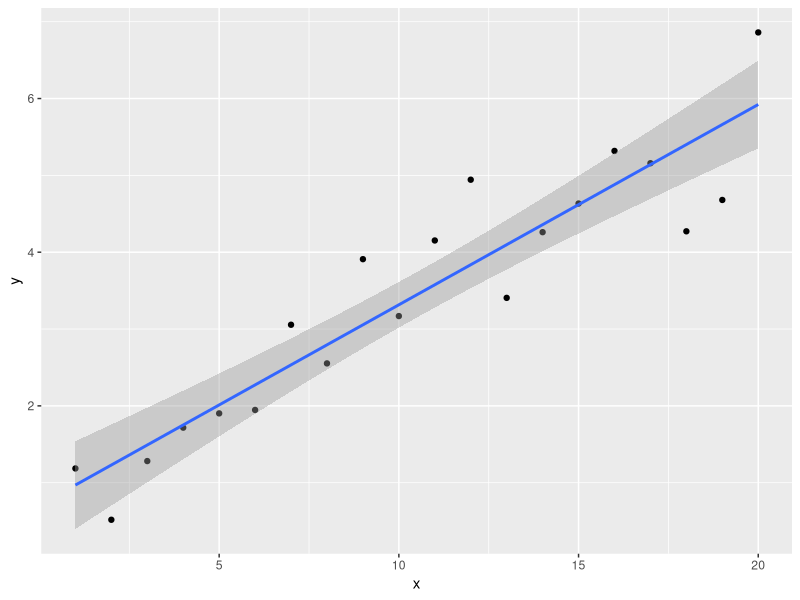
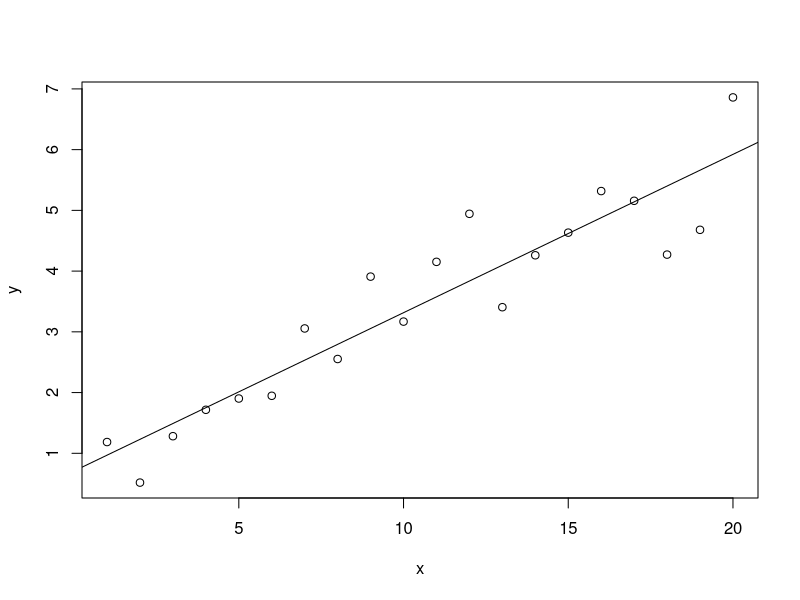
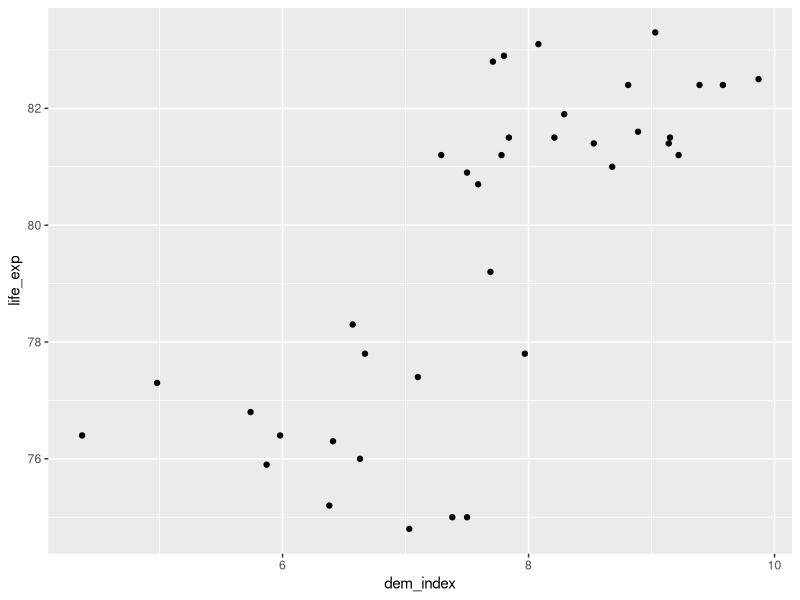
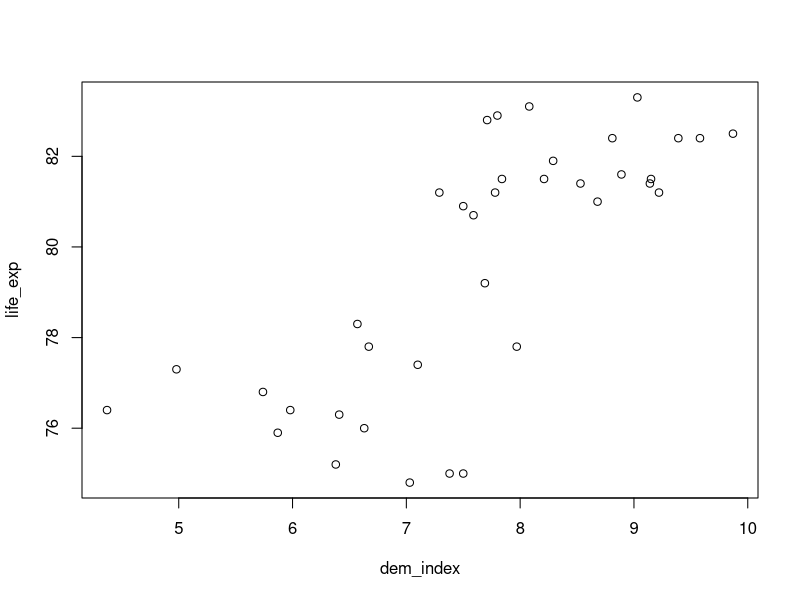
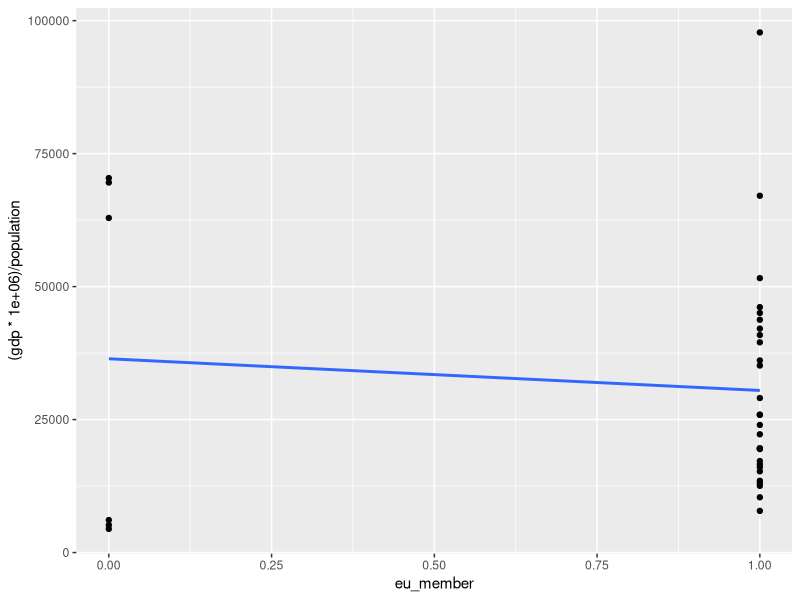
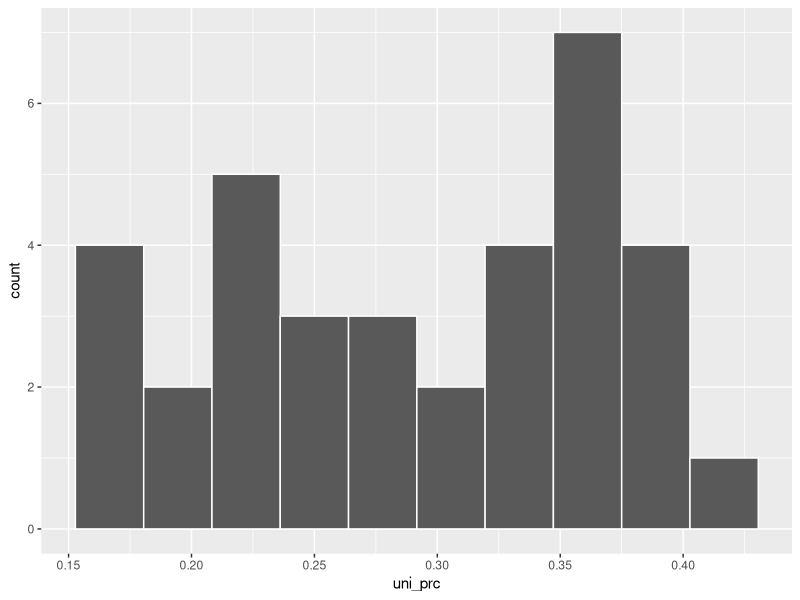
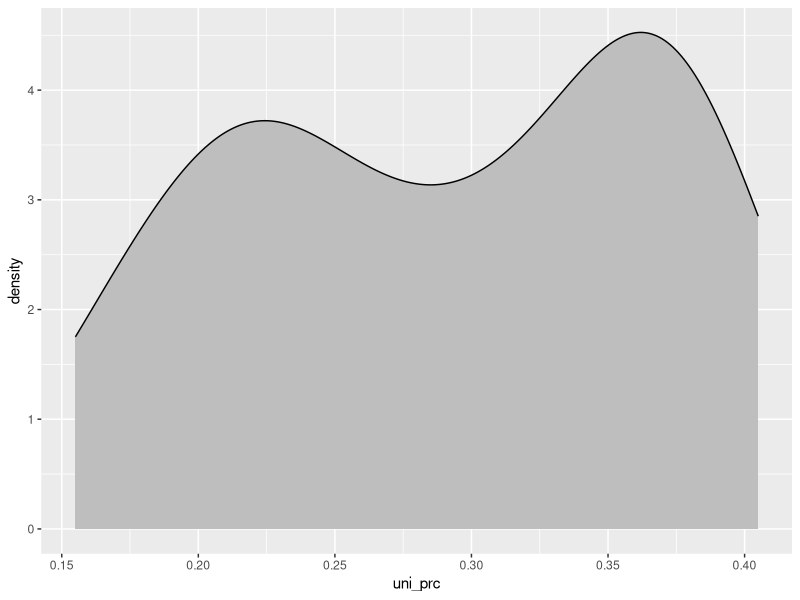
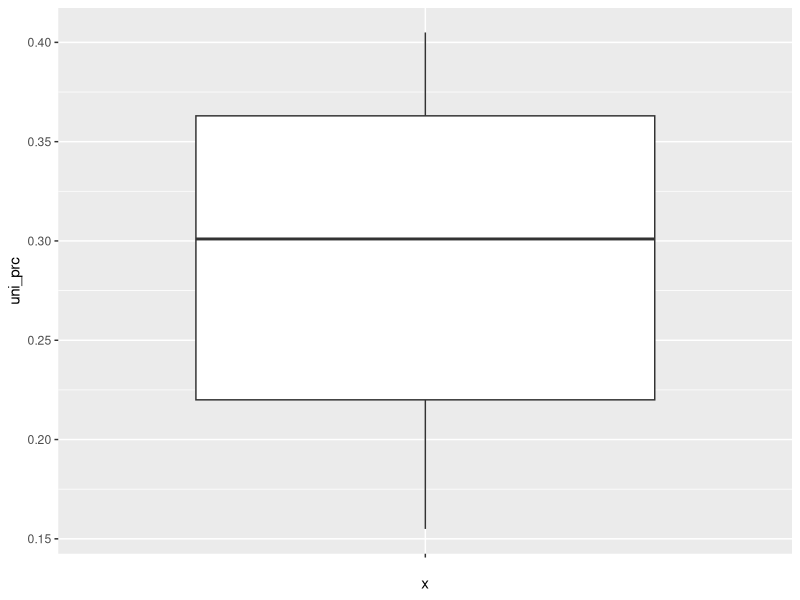

Generate these figures, in order, with R:
library(tidyverse)
library(here)


# Simulation (Gelman et al. pp. 82) ---------------------------------------


x <- 1:20
n <- length(x)
a <- 0.2
b <- 0.3
sigma <- 0.5
set.seed(42)
y <- a + b*x + sigma*rnorm(n)


fake <- data.frame(x, y)

fit_1 <- lm(y ~ x, data=fake)
fit_1

# interpret full coefficient table + residual standard error 
# (residual standard error is sigma in our simulation, to create CI around estimate to predict where 68, 95 etc. of data point will be)
summary(fit_1)


fake %>% ggplot(aes(x=x, y=y)) + geom_point() + geom_smooth(method = "lm", se=TRUE)

# compare to R base approach
plot(y ~ x, data = fake)
abline(fit_1)

# extracting single parameters --------------------------------------------

str(fit_1)

fit_1$coefficients
fit_1$coefficients[1]
fit_1$coefficients[2]
fit_1$fitted.values
fit_1$residuals # response - fitted
fit_1$df.residual
fit_1$call
fit_1$model # actual data

fit_1$model[[1]] - fit_1$fitted.values

 

# real data example -------------------------------------------------------

countries <- read.csv(here("data", "countries.csv"))

countries %>% glimpse()

countries %>% ggplot(aes(x=dem_index, y=life_exp))+geom_point()

#quick alternative for inspection
countries %>% select(dem_index, life_exp) %>% plot()

fit_di <- lm(life_exp ~ dem_index, data = countries)
summary(fit_di)

# centering
countries <-
  countries %>% mutate(dem_index_c = dem_index - mean(dem_index, na.rm = TRUE))

# base alternative
countries$dem_index_c <- countries$dem_index - mean(countries$dem_index, na.rm = TRUE)

fit_di_c <- lm(life_exp ~ dem_index_c, data = countries)
summary(fit_di_c)

# binary predictor -------------------------------------------------------

countries %>% count(postsoviet)

countries$postsoviet_dummy <- ifelse(countries$postsoviet == "yes", 1, 0)

fit_postsoviet <- lm(life_exp ~ postsoviet_dummy, data = countries)
summary(fit_postsoviet)

fit_postsoviet <- lm(life_exp ~ postsoviet, data = countries)
summary(fit_postsoviet)


# exercise regression ----------------------------------------------------------------

# from the countries data set, regress dem_index on life expectancy, interpret the betas

lm(dem_index ~ life_exp, data = countries)

# center life expectancy and repeat, interpret the betas

countries <-
  countries %>% mutate(life_exp_c = life_exp - mean(life_exp, na.rm = TRUE))

lm(dem_index ~ life_exp_c, data = countries)

# regress per-capita gdp on eu_membership, interpret the betas

countries <-
  countries %>% mutate(percapita_gdp = (gdp*1000000) / population)
lm(percapita_gdp ~ eu_member, data = countries)

countries %>% group_by(eu_member) %>% summarise(mean = mean((gdp*1000000) / population, na.rm=TRUE))

countries %>% 
  mutate(eu_member = as.numeric(eu_member=="yes")) %>%
  ggplot(aes(x=eu_member, y = (gdp*1000000) / population)) + geom_point() + geom_smooth(method = "lm", se = FALSE)

# given that Czech Republic is in the EU, by how much is its percapita GDP bigger or smaller than predicted by the model?

eu_model <- lm(percapita_gdp ~ eu_member, data = countries)

countries # 3

eu_model$residuals[3]
eu_model$fitted.values[3]
eu_model$model[3,]



# basic stats concepts - recap --------------------------------------------

var(countries$uni_prc, na.rm = TRUE)
sd(countries$uni_prc, na.rm = TRUE)
sqrt(var(countries$uni_prc, na.rm = TRUE))

ggplot(aes(x=uni_prc), data=countries) + geom_histogram(bins = 10, color = "white")
ggplot(aes(x=uni_prc), data=countries) + geom_density(fill = "grey")
ggplot(aes(y=uni_prc, x=""), data=countries) + geom_boxplot()
ggplot(aes(y=uni_prc, x =""), data = countries) + geom_violin() +geom_boxplot(width = 0.3)


cov(countries$uni_prc, countries$dem_index, use="complete.obs")
cor(countries$uni_prc, countries$dem_index, use="complete.obs")

# fit_2 <- stan_glm(y ~ x, data=fake)
# print(fit_2, digits = 2)
